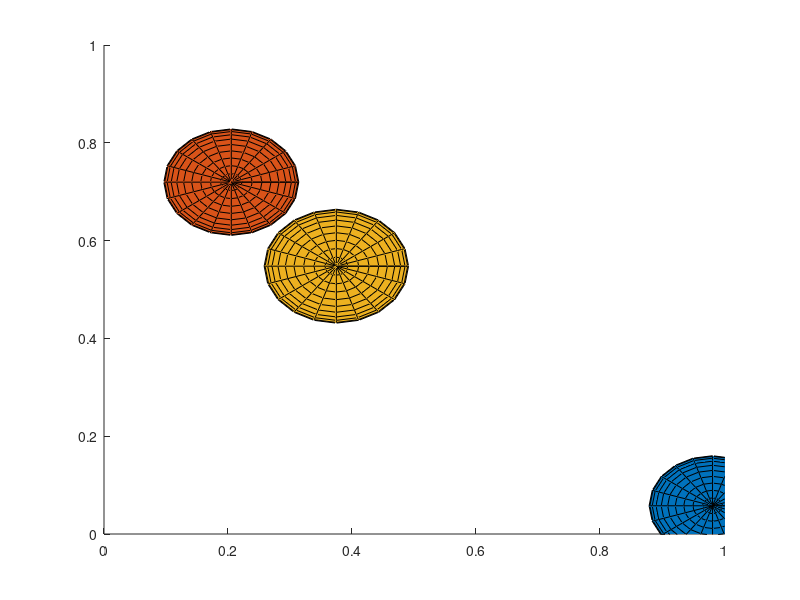

Here is the MATLAB script that generated this plot: (Note: this script raises an error after producing the figure.)
function voronoi_subdivision_3d
close all
addpath('ocTree');

n = 3;
o = rand(3,n); r = 0.05+0.1*rand(1,n);
show_objects(o,r);
% show_cont_grad(o,r);

world = ywOcTree('maxDepth',7);
world.Objects = {o,r};
world.divide(1);
% world.plot();
view(45,45)

cc = get(groot, 'DefaultAxesColorOrder');
binLeaf = find(world.getIdxIsLeaf());
% for i = 1:numel(binLeaf)
%     binNo = binLeaf(i);
%     binMinMax = world.BinBoundaries(binNo,:);
%     vertices = binMinMax([1 2 3; 1 2 6; 1 5 6; 1 5 3; 4 2 3; 4 2 6; 4 5 6; 4 5 3])';
%     objID = world.queryNN(vertices);
%     if all(objID==objID(1)), continue; end
%     
%     %     patch([0 0 1 1],[0 2 3 0],[1 1 1 1], reshape([0 0 1;0 0 1;0 1 0;1 0 0],4,1,3),'facealpha',0.3,'edgecolor','interp')
%     %     patch(pts(1,:), pts(2,:), pts(3,:), reshape(cc(objID,:),4,1,3),'facealpha',0.3,'edgecolor','interp');
%     faces = [1 2 3 4;2 3 7 6; 1 4 8 5; 3 7 8 4; 5 6 7 8; 1 2 6 5];
%     for k=1:6
%         m = faces(k,:);
%         face_vertices = vertices(:,m);
% %         patch(face_vertices(1,:), face_vertices(2,:), face_vertices(3,:), reshape(cc(objID(m),:),4,1,3),'facealpha',0.3,'edgecolor','interp');
%         %         face_edge = [1 2; 2 3; 3 4; 4 1];
%         %         cut = objID(m) ~= objID([m(2:end) m(1)]);
%         %         cut_vtx = (face_vertices(:,face_edge(cut,1))+face_vertices(:,face_edge(cut,2)))/2;
%         %         plot3(cut_vtx(1,:),cut_vtx(2,:),cut_vtx(3,:),'k');
%     end
%     
%     centeroid = (binMinMax(1:3)+binMinMax(4:6))'/2;
%     edges = [1 2; 2 3; 3 4; 4 1; 5 6; 6 7; 7 8; 8 5; 1 5; 2 6; 3 7; 4 8];
%     cut = objID(edges(:,1))~=objID(edges(:,2));
%     voronoi_pts = (vertices(:,edges(cut,1)) + vertices(:,edges(cut,2)))/2;
%     for b=1:size(voronoi_pts,2)
%         draw_barrier(centeroid, voronoi_pts(:,b));
%     end 
% end

%%
B = [];
for i = 1:numel(binLeaf)
    binNo = binLeaf(i);
    binMinMax = world.BinBoundaries(binNo,:);
    vertices = binMinMax([1 2 3; 1 2 6; 1 5 6; 1 5 3; 4 2 3; 4 2 6; 4 5 6; 4 5 3])';
    objID = world.queryNN(vertices);
    if all(objID==objID(1)), continue; end
    centeroid = (binMinMax(1:3)+binMinMax(4:6))'/2;
    edges = [1 2; 2 3; 3 4; 4 1; 5 6; 6 7; 7 8; 8 5; 1 5; 2 6; 3 7; 4 8];
    cut = objID(edges(:,1))~=objID(edges(:,2));
    voronoi_pts = (vertices(:,edges(cut,1)) + vertices(:,edges(cut,2)))/2;
    b = [repmat(centeroid, 1, size(voronoi_pts,2)); voronoi_pts];
    B=[B b];
end

%% file write
fid = fopen('voronoi.dat','wb');
fwrite(fid, size(world.Objects{1},2), 'integer*4');
fwrite(fid, [world.Objects{1}; world.Objects{2}],'float');

fwrite(fid, size(B,2), 'integer*4');
fwrite(fid, B, 'float');
fclose(fid);
fprintf('%d objects.\n %d boxes.\n', size(world.Objects{1},2), size(B,2));

function draw_barrier(p1, p2)
% mn = min(p1,p2);
% mx = max(p1,p2);
same_dimension = p1==p2;
assert(~isempty(find(same_dimension, 1)));
diff_dimension = ~same_dimension;

mn = min(p1(diff_dimension),p2(diff_dimension));
mx = max(p1(diff_dimension),p2(diff_dimension));
box = [mn(1) mn(1) mx(1) mx(1); ...
    mn(2) mx(2) mx(2) mn(2)];
barrier_pts = zeros(3,4);
barrier_pts(diff_dimension, :) = box;
barrier_pts(same_dimension, :) = p1(same_dimension);
plot3([barrier_pts(1,:); barrier_pts(1,[2 3 4 1])],[barrier_pts(2,:); barrier_pts(2,[2 3 4 1])],[barrier_pts(3,:); barrier_pts(3,[2 3 4 1])],'k')


%% visualize topology
% binLeaf = find(world.getIdxIsLeaf());
% E=zeros(2,0); V=zeros(2,0);
% for i = 1:numel(binLeaf)
%     binNo = binLeaf(i);
%     binMinMax = world.BinBoundaries(binNo,:);
%     pts = binMinMax([1 2; 1 4; 3 4; 3 2])';
%     objID = world.queryNN(pts);
%     if all(objID==objID(1)), continue; end
%
%     if numel(unique(objID))==1, continue; end;
%
%     faces = [1 2; 2 3; 3 4; 4 1];
%     cut = objID(faces(:,1))~=objID(faces(:,2));
%     voronoi_pts = (pts(:,faces(cut,1)) + pts(:,faces(cut,2)))/2;
%     E = [E voronoi_pts];
%     if numel(unique(objID))>=3,
%         V = [V mean(pts,2)];
%     end
% end
% scatter(E(1,:), E(2,:), 5, 'k', 'fill');
% scatter(V(1,:), V(2,:), 8, '^k', 'fill');


function show_objects(o,r)

cc = get(groot, 'DefaultAxesColorOrder');
n = size(o,2);
% figure; scatter3(o(1,:), o(2,:), o(3,:), 20, cc(1:n,:), 'fill');
figure;
[x,y,z] = sphere;
for i=1:n
    hold on; surf(r(i)*x+o(1,i),r(i)*y+o(2,i),r(i)*z+o(3,i),  'FaceColor',cc(i,:))
end
axis([0 1 0 1 0 1]);

function [x,y,px,py]=show_cont_grad(o,r)
[x,y] = meshgrid(0:0.025:1, 0:0.025:1);
z=zeros(size(x));
for i=1:numel(x)
    p = [x(i);y(i)];
    z(i) = objective(p,o,r);
end
hold on;
contour(x,y,z);
[px,py] = gradient(z,0.025,0.025);    % numerical gradient
quiver(x,y,px,py);

function val = objective(p,o,r)
n = size(o,2);
delta = repmat(p,1,n)-o;
%     hold on; quiver(p(1)*ones(1,n), p(2)*ones(1,n), delta(1,:),delta(2,:),'r');
dist = sqrt(sum(delta.^2)) - r;
[~,ind] = sort(dist);           % indices nearest
nn = 3;
dist_nn = dist(ind(1:nn));        % distances to nearest 3
val = sum(dist_nn.^2)-1/nn*sum(dist_nn)^2;